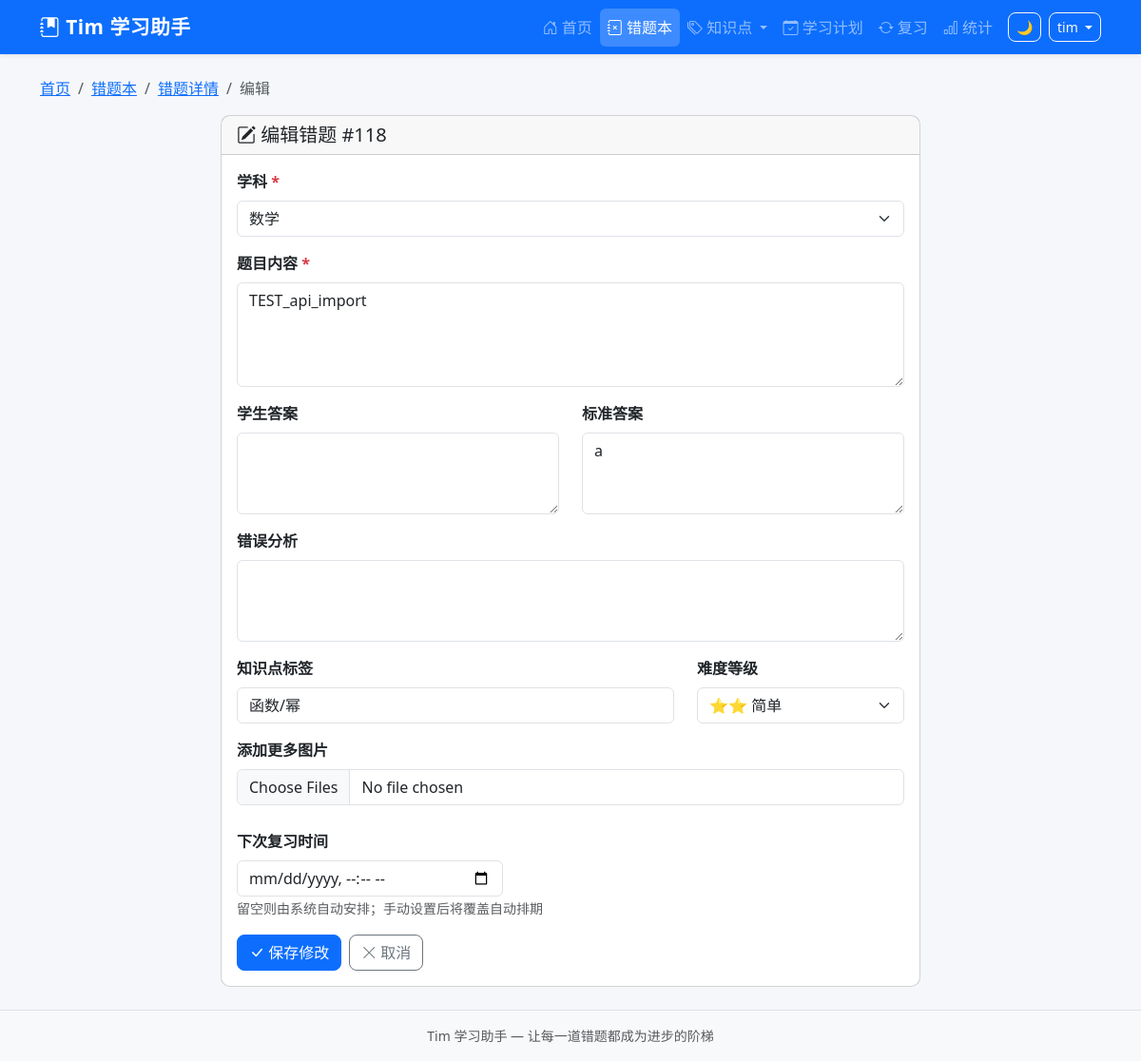
Before: /questions/118/edit (signed in) with the older database file.
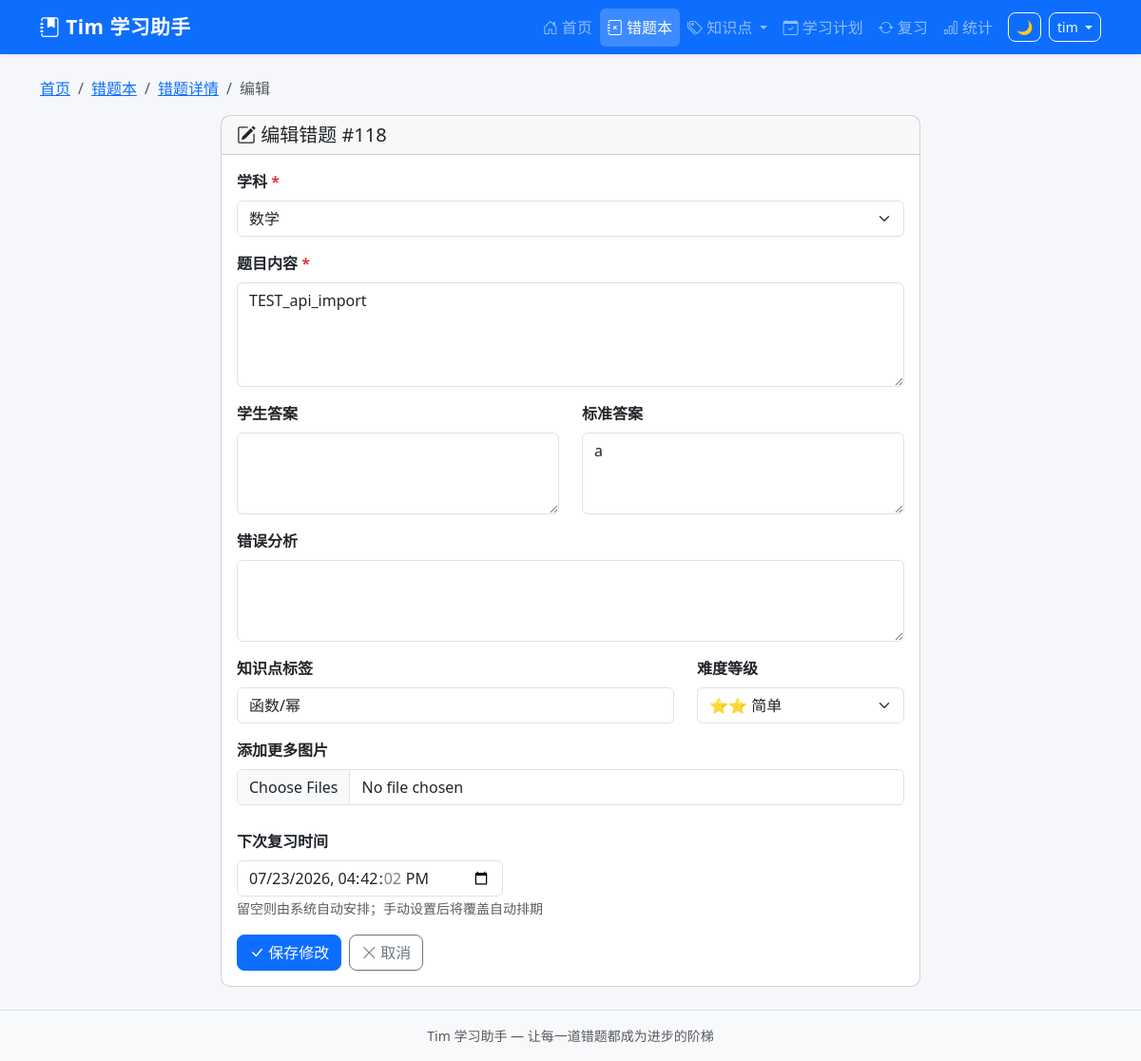
After: the same page with the newer database file.
### tables this page shows
CREATE TABLE mistake_records (
            id INTEGER PRIMARY KEY AUTOINCREMENT,
            uuid TEXT NOT NULL,
            sys_platform TEXT NOT NULL DEFAULT 'web',
            bstudio_create_time TIMESTAMP DEFAULT CURRENT_TIMESTAMP,
            xueke TEXT NOT NULL,
            timu TEXT NOT NULL,
            xueshengdaan TEXT DEFAULT '',
            zhengquedaan TEXT DEFAULT '',
            cuowufenxi TEXT DEFAULT '',
            zhishidian TEXT DEFAULT '',
            difficulty INTEGER DEFAULT 1,
            review_count INTEGER DEFAULT 0,
            last_review_at TIMESTAMP,
            next_review_at TIMESTAMP,
            review_stage INTEGER DEFAULT 0,
            review_algorithm TEXT DEFAULT 'sm2',
            status TEXT DEFAULT 'active',
            updated_at TIMESTAMP DEFAULT CURRENT_TIMESTAMP
        , voice_data TEXT DEFAULT '');

CREATE TABLE base_data (
            id INTEGER PRIMARY KEY AUTOINCREMENT,
            category TEXT NOT NULL,
            name TEXT NOT NULL,
            extra TEXT DEFAULT '',
            sort_order INTEGER DEFAULT 0,
            created_at TIMESTAMP DEFAULT CURRENT_TIMESTAMP
        );

### app.py (the view, shortened to what this page needs)
@app.route('/questions/<int:question_id>/edit', methods=['GET', 'POST'])
@login_required
def edit_question(question_id):
    question = query_db(
        'SELECT * FROM mistake_records WHERE id = ? AND 1=1',
        (question_id,), one=True
    )
    if not question:
        flash('错题不存在', 'danger')
        return redirect(url_for('question_list',))
    images = query_db(
        'SELECT * FROM mistake_images WHERE mistake_id = ? ORDER BY id',
        (question_id,)
    )
    knowledge_points = get_knowledge_points()
    resp = make_response(render_template('edit_question.html',
        question=question,
        images=images,
        subjects=Config.get_subjects(),
        knowledge_points=knowledge_points
    ))
    return set_uuid_cookie(resp, g.user_uuid)

### app.py (called while the page is built, shortened)
@app.after_request
def add_security_headers(resp):
    resp.headers['X-Frame-Options'] = 'DENY'
    resp.headers['X-Content-Type-Options'] = 'nosniff'
    resp.headers['Referrer-Policy'] = 'strict-origin-when-cross-origin'
    return resp

@app.before_request
def csrf_check():
    if 'csrf_token' not in session:
        session['csrf_token'] = str(uuid_mod.uuid4())
    if request.method in ('GET', 'HEAD', 'OPTIONS'):
        return

def login_required(f):
    @wraps(f)
    def decorated(*a, **kw):
        if 'user_id' not in session:
            return redirect(url_for('login', next=request.path))
        return f(*a, **kw)
    return decorated

@app.before_request
def before_request():
    g.user_uuid = get_or_create_uuid()
    g.username = session.get('username', '')

def get_knowledge_points():
    return query_db(
        "SELECT DISTINCT zhishidian FROM mistake_records WHERE zhishidian != '' ORDER BY zhishidian", ())

### database.py (called while the page is built)
def get_db():
    conn = sqlite3.connect(Config.DATABASE_PATH, timeout=5)
    conn.row_factory = sqlite3.Row
    conn.execute("PRAGMA foreign_keys = ON")
    conn.execute("PRAGMA journal_mode = WAL")
    return conn

### templates/edit_question.html (shortened to what the changed rows need)
{% extends "base.html" %}
{% block content %}
<div class="row">
    <div class="col-lg-8 mx-auto">
        <div class="card">
            <div class="card-header">
                <h5 class="mb-0"><i class="bi bi-pencil-square"></i> 编辑错题 #{{ question['id'] }}</h5>
            </div>
            <div class="card-body">
                <form method="POST" enctype="multipart/form-data">
                    <div class="mb-3">
                        <label class="form-label fw-bold">学科 <span class="text-danger">*</span></label>
                        <select name="xueke" class="form-select" required>
                            {% for s in subjects %}
                            <option value="{{ s }}" {% if question['xueke'] == s %}selected{% endif %}>{{ s }}</option>
                            {% endfor %}
                        </select>
                    </div>
                    <div class="mb-3">
                        <label class="form-label fw-bold">题目内容 <span class="text-danger">*</span></label>
                        <textarea name="timu" class="form-control" rows="4" required>{{ question['timu'] }}</textarea>
                    </div>
                    <div class="row">
                        <div class="col-md-6 mb-3">
                            <label class="form-label fw-bold">标准答案</label>
                            <textarea name="zhengquedaan" class="form-control" rows="3">{{ question['zhengquedaan'] }}</textarea>
                        </div>
                    </div>
                    <div class="row">
                        <div class="col-md-8 mb-3">
                            <label class="form-label fw-bold">知识点标签</label>
                            <input type="text" name="zhishidian" class="form-control"
                                   value="{{ question['zhishidian'] }}"
                                   list="kp-list" autocomplete="off">
                        </div>
                        <div class="col-md-4 mb-3">
                            <label class="form-label fw-bold">难度等级</label>
                            <select name="difficulty" class="form-select">
                                {% for i in range(1, 6) %}
                                <option value="{{ i }}" {% if question['difficulty'] == i %}selected{% endif %}>
                                    {{ '⭐' * i }} {% if i == 1 %}非常简单{% elif i == 2 %}简单{% elif i == 3 %}中等{% elif i == 4 %}困难{% else %}非常困难{% endif %}
                                </option>
                                {% endfor %}
                            </select>
                        </div>
                    </div>
                    <div class="mb-3">
                        <label class="form-label fw-bold">下次复习时间</label>
                        <input type="datetime-local" name="next_review_at" class="form-control"
                               value="{{ question['next_review_at'] or '' }}"
                               style="max-width: 280px;">
                        <small class="text-muted">留空则由系统自动安排；手动设置后将覆盖自动排期</small>
                    </div>
                </form>
            </div>
        </div>
    </div>
</div>
{% endblock %}

Changed rows visible on the page:
changed mistake_records "TEST_api_import": next_review_at (not shown) → "07/23/2026 16:42:02"
